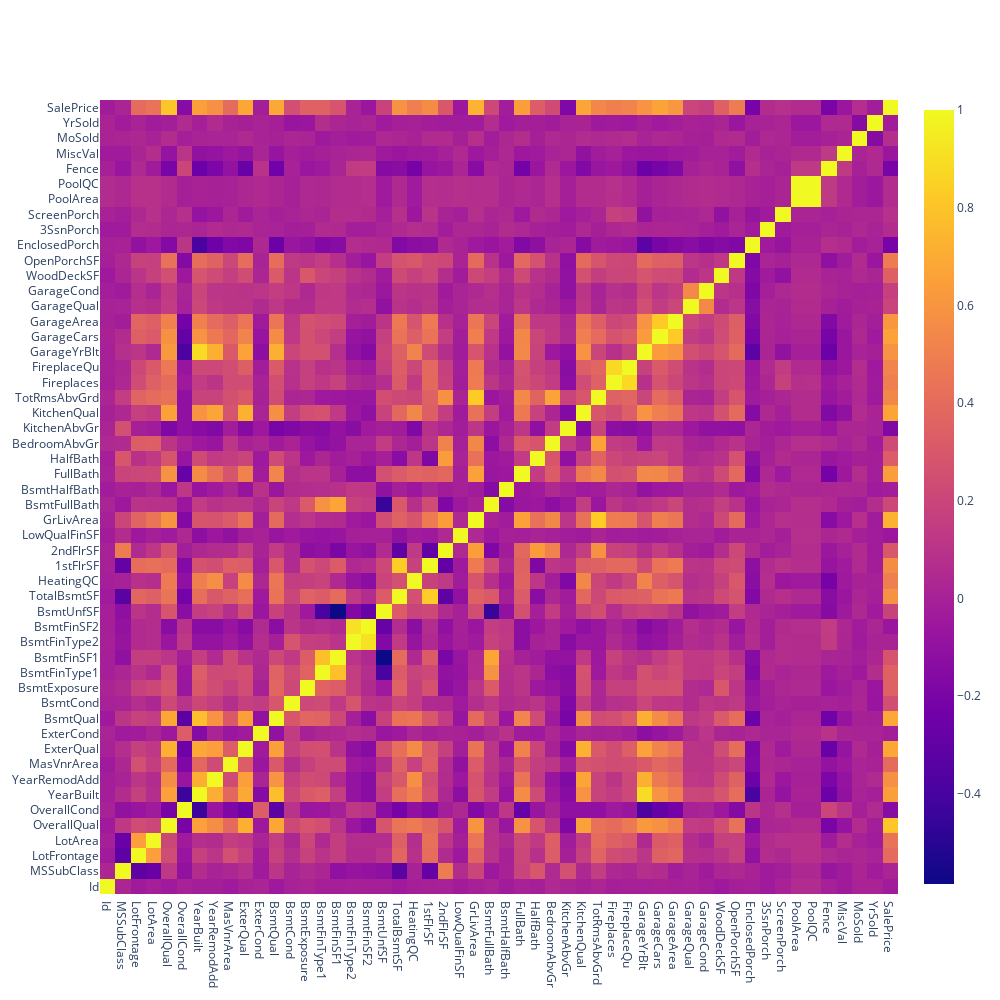

This figure's notebook cell:
### Markdown cell above
### Correlation matrix

Here we want to see how much correlated are the independent columns with the dependent **SalePrice**.
<br>
As a metric we are choosing the **Spearman Correlation Metric** since it checks monotony, which we can see if there is any relation beside the linear one and it works well with ordinal and continous variables together.

### Code cell
# next let us see the correlation between the dependent variable and the attributes
# since our data is most categorical, its better to use pearson rank correlation because it works both
# for discrete and continuous variables
corrmat = df_train.corr(method='spearman')
layout = go.Layout(width=1000,
                   height=1000,
                   autosize=False)
obj = go.Heatmap(z=corrmat.values, x=corrmat.columns.values, y=corrmat.columns.values)
fig = go.Figure([obj], layout)
plotly.offline.iplot(fig, filename="Correlation matrix")

### Figure 1 — Plotly figure (JSON) as saved in the notebook; plotly's stock layout.template omitted (floating-point values rounded to 4 significant figures; data arrays with more than 128 entries replaced by an {"elided": "..."} marker saying what was removed)
{"data": [{"type": "heatmap", "x": ["Id", "MSSubClass", "LotFrontage", "LotArea", "OverallQual", "OverallCond", "YearBuilt", "YearRemodAdd", "MasVnrArea", "ExterQual", "ExterCond", "BsmtQual", "BsmtCond", "BsmtExposure", "BsmtFinType1", "BsmtFinSF1", "BsmtFinType2", "BsmtFinSF2", "BsmtUnfSF", "TotalBsmtSF", "HeatingQC", "1stFlrSF", "2ndFlrSF", "LowQualFinSF", "GrLivArea", "BsmtFullBath", "BsmtHalfBath", "FullBath", "HalfBath", "BedroomAbvGr", "KitchenAbvGr", "KitchenQual", "TotRmsAbvGrd", "Fireplaces", "FireplaceQu", "GarageYrBlt", "GarageCars", "GarageArea", "GarageQual", "GarageCond", "WoodDeckSF", "OpenPorchSF", "EnclosedPorch", "3SsnPorch", "ScreenPorch", "PoolArea", "PoolQC", "Fence", "MiscVal", "MoSold", "YrSold", "SalePrice"], "y": ["Id", "MSSubClass", "LotFrontage", "LotArea", "OverallQual", "OverallCond", "YearBuilt", "YearRemodAdd", "MasVnrArea", "ExterQual", "ExterCond", "BsmtQual", "BsmtCond", "BsmtExposure", "BsmtFinType1", "BsmtFinSF1", "BsmtFinType2", "BsmtFinSF2", "BsmtUnfSF", "TotalBsmtSF", "HeatingQC", "1stFlrSF", "2ndFlrSF", "LowQualFinSF", "GrLivArea", "BsmtFullBath", "BsmtHalfBath", "FullBath", "HalfBath", "BedroomAbvGr", "KitchenAbvGr", "KitchenQual", "TotRmsAbvGrd", "Fireplaces", "FireplaceQu", "GarageYrBlt", "GarageCars", "GarageArea", "GarageQual", "GarageCond", "WoodDeckSF", "OpenPorchSF", "EnclosedPorch", "3SsnPorch", "ScreenPorch", "PoolArea", "PoolQC", "Fence", "MiscVal", "MoSold", "YrSold", "SalePrice"], "z": {"elided": "52x52 float values"}}], "layout": {"autosize": false, "height": 1000, "width": 1000}}
